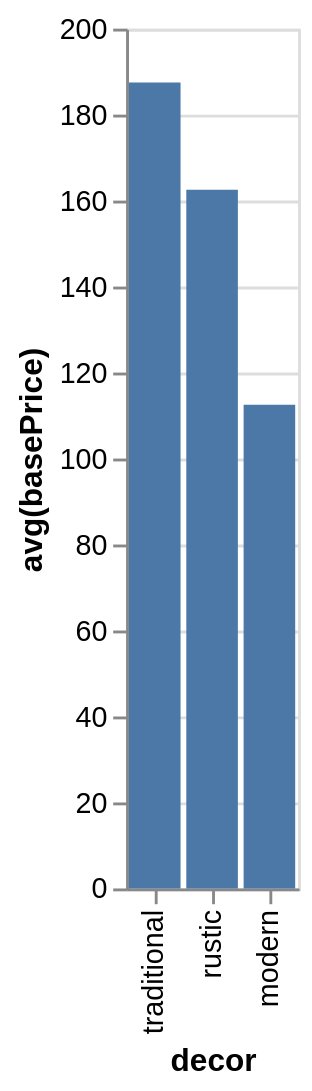

Here is the Vega-Lite specification saved for this chart:
### Vega-Lite specification from a JSON file in a GitHub repository (floating-point values rounded to 4 significant figures)
{"data": {"values": [{"x_data": "modern", "y_data": 112.5}, {"x_data": "rustic", "y_data": 162.5}, {"x_data": "traditional", "y_data": 187.5}]}, "mark": "bar", "encoding": {"x": {"field": "x_data", "type": "nominal", "title": "decor", "sort": {"op": "sum", "field": "y_data", "order": "descending"}}, "y": {"field": "y_data", "type": "quantitative", "title": "avg(basePrice)"}}}
